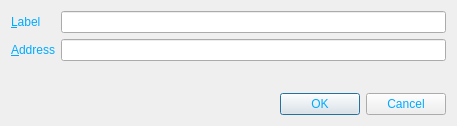
<?xml version="1.0" encoding="UTF-8"?>
<ui version="4.0">
 <class>EditAddressDialog</class>
 <widget class="QDialog" name="EditAddressDialog">
  <property name="geometry">
   <rect>
    <x>0</x>
    <y>0</y>
    <width>457</width>
    <height>126</height>
   </rect>
  </property>
  <property name="windowTitle">
   <string>Edit Address</string>
  </property>
  <property name="styleSheet">
   <string notr="true">background-image: url(:/images/bkg2);
color: rgb(0, 170, 255);</string>
  </property>
  <layout class="QVBoxLayout" name="verticalLayout">
   <item>
    <layout class="QFormLayout" name="formLayout">
     <property name="fieldGrowthPolicy">
      <enum>QFormLayout::AllNonFixedFieldsGrow</enum>
     </property>
     <item row="0" column="0">
      <widget class="QLabel" name="label">
       <property name="text">
        <string>&amp;Label</string>
       </property>
       <property name="buddy">
        <cstring>labelEdit</cstring>
       </property>
      </widget>
     </item>
     <item row="0" column="1">
      <widget class="QLineEdit" name="labelEdit">
       <property name="toolTip">
        <string>The label associated with this address book entry</string>
       </property>
      </widget>
     </item>
     <item row="1" column="0">
      <widget class="QLabel" name="label_2">
       <property name="text">
        <string>&amp;Address</string>
       </property>
       <property name="buddy">
        <cstring>addressEdit</cstring>
       </property>
      </widget>
     </item>
     <item row="1" column="1">
      <widget class="QLineEdit" name="addressEdit">
       <property name="toolTip">
        <string>The address associated with this address book entry. This can only be modified for sending addresses.</string>
       </property>
      </widget>
     </item>
    </layout>
   </item>
   <item>
    <widget class="QDialogButtonBox" name="buttonBox">
     <property name="orientation">
      <enum>Qt::Horizontal</enum>
     </property>
     <property name="standardButtons">
      <set>QDialogButtonBox::Cancel|QDialogButtonBox::Ok</set>
     </property>
    </widget>
   </item>
  </layout>
 </widget>
 <resources/>
 <connections>
  <connection>
   <sender>buttonBox</sender>
   <signal>accepted()</signal>
   <receiver>EditAddressDialog</receiver>
   <slot>accept()</slot>
   <hints>
    <hint type="sourcelabel">
     <x>248</x>
     <y>254</y>
    </hint>
    <hint type="destinationlabel">
     <x>157</x>
     <y>274</y>
    </hint>
   </hints>
  </connection>
  <connection>
   <sender>buttonBox</sender>
   <signal>rejected()</signal>
   <receiver>EditAddressDialog</receiver>
   <slot>reject()</slot>
   <hints>
    <hint type="sourcelabel">
     <x>316</x>
     <y>260</y>
    </hint>
    <hint type="destinationlabel">
     <x>286</x>
     <y>274</y>
    </hint>
   </hints>
  </connection>
 </connections>
</ui>
